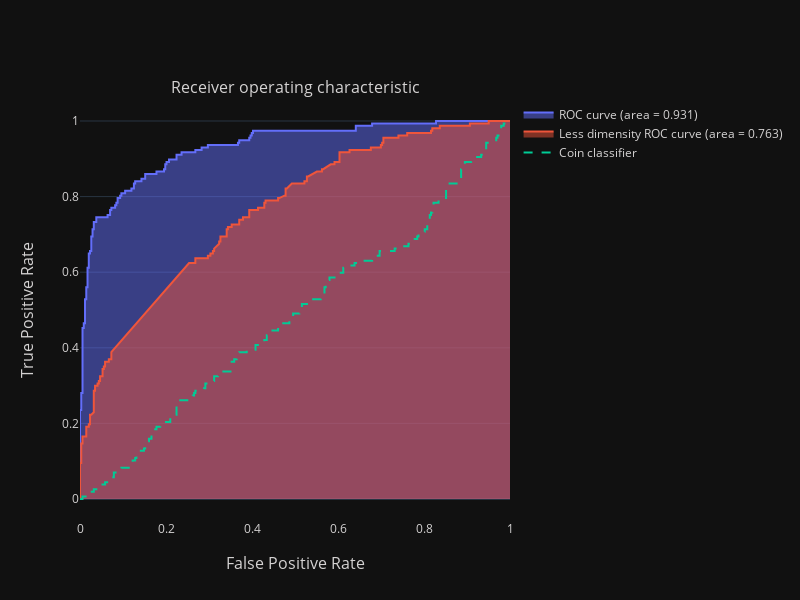

This figure's notebook cell:
### Code cell
fig = make_subplots(1,1,
                    subplot_titles = ["Receiver operating characteristic"],
                    x_title="False Positive Rate",
                    y_title = "True Positive Rate"
                   )

fig.add_trace(go.Scatter(
    x = fpr_base,
    y = tpr_base,
    fill = 'tozeroy',
    name = "ROC curve (area = %0.3f)" % roc_auc_base,
    ))

fig.add_trace(go.Scatter(
    x = fpr_base_1,
    y = tpr_base_1,
    fill = 'tozeroy',
    name = "Less dimensity ROC curve (area = %0.3f)" % roc_auc_base_1,
    ))

fig.add_trace(go.Scatter(
    x = fpr_coin,
    y = tpr_coin,
    mode = 'lines',
    line = dict(dash = 'dash'),
    name = 'Coin classifier'
    ))


fig.update_layout(
    height = 600,
    width = 800,
    xaxis_showgrid=False,
    xaxis_zeroline=False,
    template = 'plotly_dark',
    font_color = 'rgba(212, 210, 210, 1)'
    )
